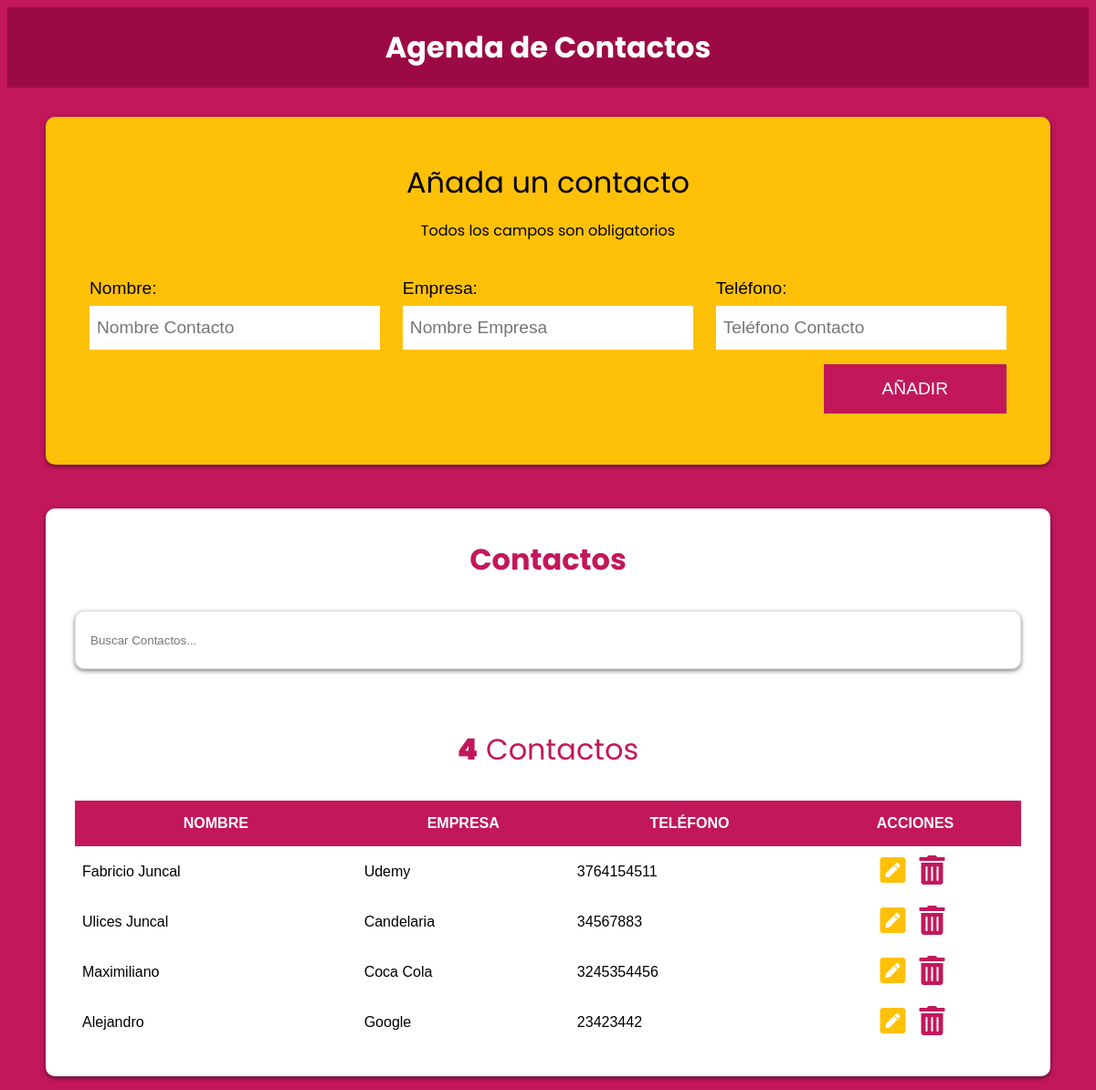
The page / on the database its author committed.
### tables this page shows
CREATE TABLE `contactos` (
  `id` int(11) NOT NULL,
  `nombre` varchar(60) NOT NULL,
  `empresa` varchar(50) NOT NULL,
  `telefono` varchar(15) NOT NULL
);

### inc/funciones/funciones.php (called while the page is built, shortened)
<?php
    function obtenerContactos(){
        include 'bd.php';
        try {
            return $conn->query("SELECT id, nombre, empresa, telefono FROM contactos");
        } catch (Exception $e) {
            echo "Error!!" . $e->getMessage() . "<br>";
            return false;
        }
    }

### index.php (the view)
<?php
    include 'inc/funciones/funciones.php';
    include 'inc/layout/header.php';
?>
<div class="contenedor-barra">
    <h1>Agenda de Contactos</h1>
</div>
<div class="bg-amarillo contenedor sombra">
    <form id="contacto" action="#">
        <legend>Añada un contacto <span>Todos los campos son obligatorios</span></legend>
        <?php include 'inc/layout/formulario.php'; ?>
    </form>
</div>
<div class="bg-blanco contenedor sombra contactos">
    <div class="contenedor-contactos">
        <h2>Contactos</h2>
        <input type="text" id="buscar" class="buscador sombra" placeholder="Buscar Contactos...">
        <p class="total-contactos"><span></span> Contactos</p>
        <div class="contenedor-tabla">
            <table id="listado-contactos" class="listado-contactos">
                <thead>
                    <tr>
                        <th>Nombre</th>
                        <th>Empresa</th>
                        <th>Teléfono</th>
                        <th>Acciones</th>
                    </tr>
                </thead>
                <tbody>
                    <?php
                        $contactos = obtenerContactos();
                            if($contactos->num_rows){
                            foreach($contactos as $contacto){ ?>
                            <tr>
                                <td><?php echo $contacto['nombre'] ?></td>
                                <td><?php echo $contacto['empresa'] ?></td>
                                <td><?php echo $contacto['telefono'] ?></td>
                                <td>
                                    <a href="editar.php?id=<?php echo $contacto['id'] ?>" class="btn-editar btn">
                                        <i class="fas fa-pen-square"></i>
                                    </a>
                                    <button data-id="<?php echo $contacto['id'] ?>" type="button" class="btn-borrar btn">
                                        <i class="fas fa-trash-alt"></i>
                                    </button>
                                </td>
                            </tr>
                        <?php  }
                    } ?>
                </tbody>
            </table>
        </div>
    </div>
</div>
<?php include 'inc/layout/footer.php'; ?>

### inc/layout/header.php (shortened to what this page needs)
<!DOCTYPE html>
<html lang="en">
<head>
    <link rel="stylesheet" href="https://necolas.github.io/normalize.css/8.0.0/normalize.css">
    <link rel="stylesheet" href="https://use.fontawesome.com/releases/v5.7.1/css/all.css">    <link href="https://fonts.googleapis.com/css?family=Poppins" rel="stylesheet">
    <link rel="stylesheet" href="css/style.css">
</head>
<body>

### inc/layout/formulario.php (shortened to what this page needs)
<div class="campos">
            <div class="campo">
                <label for="nombre">Nombre:</label>
                <input
                type="text"
                placeholder="Nombre Contacto"
                id="nombre"
                value="<?php echo (isset($contacto['nombre'])) ? $contacto['nombre'] : ''; ?>"
                >
            </div>
            <div class="campo">
                <label for="empresa">Empresa:</label>
                <input
                type="text"
                placeholder="Nombre Empresa"
                id="empresa"
                value="<?php echo (isset($contacto['empresa'])) ? $contacto['empresa'] : ''; ?>"
                >
            </div>
            <div class="campo">
                <label for="telefono">Teléfono:</label>
                <input
                type="tel"
                placeholder="Teléfono Contacto"
                id="telefono"
                value="<?php echo (isset($contacto['telefono'])) ? $contacto['telefono'] : ''; ?>"
                >
            </div>
</div>
<div class="campo enviar">
    <?php
        $textoBtn = (isset($contacto['telefono'])) ? 'Guardar' : 'Añadir';
    ?>
    <input type="submit" value="<?php echo $textoBtn; ?>">
</div>

### inc/layout/footer.php (shortened to what this page needs)
</body>
</html>

### css/style.css (style rules this page uses)
:root { --primario: #C2185B; --secundario: #FFC107; --primarioOscuro:rgb(156,10,69); --primarioClaro: white; --fuentePrimaria: 'Arial', Helvetica, sans-serif; --fuenteSecundaria: 'Poppins', sans-serif; }
html { box-sizing: border-box; }
*,*:before,*:after { box-sizing: inherit; }
body { background-color: var(--primario); font-family: var(--fuentePrimaria); }
.contenedor { max-width: 1100px; margin: 0 auto 15px; }
.bg-amarillo { background-color: var(--secundario); }
.bg-blanco { background-color: var(--primarioClaro); }
.btn { font-size: 2rem; text-decoration: none; }
.btn-editar { color: var(--secundario); }
.btn-borrar { color: var(--primario); }
.sombra { -webkit-box-shadow: 0px 2px 5px 0px rgba(0,0,0,0.5); -moz-box-shadow: 0px 2px 5px 0px rgba(0,0,0,0.5); box-shadow: 0px 2px 5px 0px rgba(0,0,0,0.5); border-radius: 10px; }
h1,h2 { font-family: var(--fuenteSecundaria); text-align: center; margin: 0; }
h1 { padding: 20px; color: var(--primarioClaro); }
h2 { font-size: 2rem; color: var(--primario); }
.contenedor-barra { background-color: var(--primarioOscuro); }
form { padding: 3rem; margin-top: 2rem; }
form legend { font-family: var(--fuenteSecundaria); font-size: 2rem; text-align: center; width: 100%; }
legend span { font-size: 1rem; margin-top: 1rem; margin-bottom: 2rem; clear: both; display: block; }
@media (min-width:768px) { .campos { display: flex; justify-content: space-between; } }
@media (min-width:768px) { .campo { flex: 0 0 calc(33.3% - 1rem); } }
.campo { padding: .5rem 0; }
.campo label { font-size: 1.2rem; }
.campo input[type="text"], .campo input[type="tel"] { width: 100%; border: none; padding: .5rem; height: 3rem; margin-top: .5rem; font-size: 1.2rem; }
.enviar { display: flex; justify-content: flex-end; }
.campo input[type="submit"] { background-color: var(--primario); border: none; color: var(--primarioClaro); padding: 1rem 4rem; text-transform: uppercase; font-size: 1.2rem; transition: background-color .5s ease-in-out; flex: 1; }
@media (min-width: 768px) { .campo input[type="submit"] { flex: 0 0 auto; } }
.contactos { padding: 2rem; margin-top: 3rem; }
.total-contactos { font-family: var(--fuenteSecundaria); margin: 2rem 0; text-align: center; color: var(--primario); font-size: 2rem; }
.total-contactos span { font-style: 3rem; font-weight: 900; }
.buscador { width: 100%; height: 4rem; padding: 1rem; margin: 2rem 0; border: 1px solid #e1e1e1; }
.listado-contactos { width: 100%; margin-top: 1rem; border-collapse: collapse }
.listado-contactos thead { background-color: var(--primario); color: var(--primarioClaro); text-transform: uppercase; }
.listado-contactos thead th { padding: 1rem 0; }
.listado-contactos tbody td { padding: 0.5rem; }
.listado-contactos tbody td:nth-child(4) { text-align: center; }
.listado-contactos button { background-color: transparent!important; border:none; }

### rows shown on the page
contactos: nombre "Fabricio Juncal", empresa "Udemy", telefono "3764154511"
contactos: nombre "Ulices Juncal", empresa "Candelaria", telefono "34567883"
contactos: nombre "Maximiliano", empresa "Coca Cola", telefono "3245354456"
contactos: nombre "Alejandro", empresa "Google", telefono "23423442"
